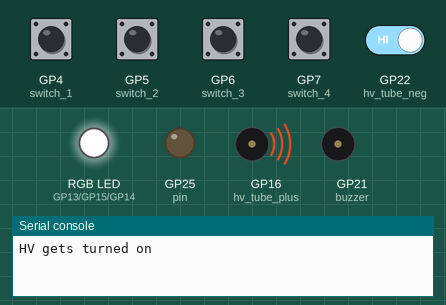
Simulated run of this program. Board: Raspberry Pi Pico running MicroPython. Parts: an RGB LED mixed from three pins (HIGH = lit), output pins drawn as LEDs (lit = HIGH), buzzer (waves = sounding, pin HIGH), the last lines printed to the serial console. Inputs (shaded band) come from the test bench; at power-on: GP4 (switch_1), GP5 (switch_2), GP6 (switch_3), GP7 (switch_4), GP22 (hv_tube_neg) HIGH.

Above: at 1.2 s.
1.3 s: GP4 (switch_1) pulled LOW for 0.15 s
At 2.3 s:
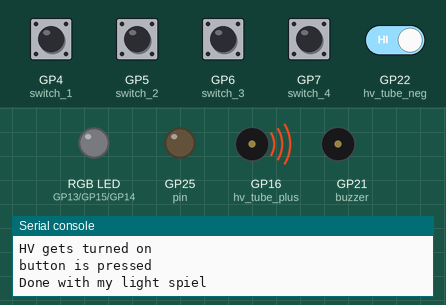
3.2 s: GP7 (switch_4) pulled LOW for 0.15 s
At 4.4 s:
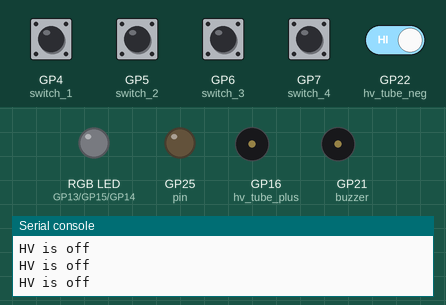
4.8 s: GP22 (hv_tube_neg) driven LOW
At 5.9 s:
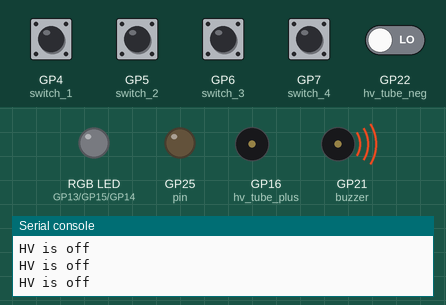
6.3 s: GP4 (switch_1) pulled LOW for 1 s
At 7.9 s:
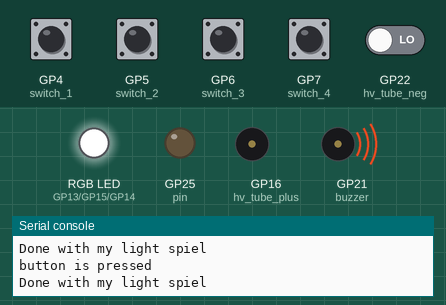
Timing chart, 0 to 9.4 s (numbered marks = the images above; inputs shaded):
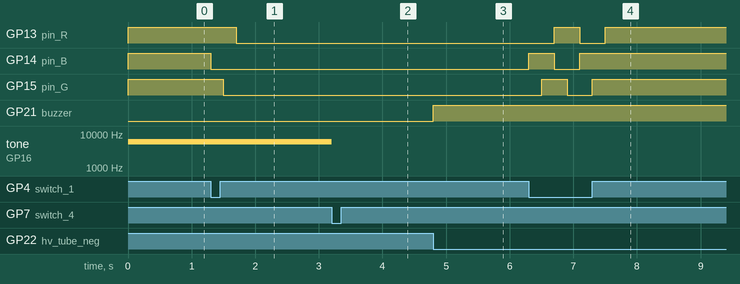

Measured:
- after the input at 1.3 s, GP13 (pin_R): HIGH → LOW after 0.40 s; GP14 (pin_B): HIGH → LOW at once; GP15 (pin_G): HIGH → LOW after 0.20 s
- after the input at 3.2 s, tone on GP16 (hv_tube_plus): 6000 Hz → silent at once
- after the input at 4.8 s, GP21 (buzzer): LOW → HIGH at once
- after the input at 6.3 s, GP13 (pin_R): LOW → HIGH after 0.40 s, → LOW 0.40 s later, → HIGH 0.40 s later; GP14 (pin_B): LOW → HIGH at once, → LOW 0.40 s later, → HIGH 0.40 s later; GP15 (pin_G): LOW → HIGH after 0.20 s, → LOW 0.40 s later, → HIGH 0.40 s later

The program:

Counter.py
```python
__author__ = "Saioul Ngoun and Axel Monney"
__copyright__ = "Copyright 2025, NS-ECMF Open Geiger Mueller project"
__license__ = "GPL"
__version__ = "1.0.0"
__status__ = "Production"


from machine import Pin,PWM,Timer
from utime import sleep
import micropython

micropython.alloc_emergency_exception_buf(100)
PERIOD_OF_COUNTER = 500

# Setup of counter values and arrays

total = 0

floating_avg_arr = [0,0,0,0,0,0,0,0,0,0]

# General setup of I/O pins in which direction which pins operate

pin = Pin("LED", Pin.OUT)
pin_R = Pin(13,Pin.OUT)
pin_G = Pin(15,Pin.OUT)
pin_B = Pin(14,Pin.OUT)

# Ensure initial state of RGB LED pins
pin_B.high()
pin_G.high()
pin_R.high()


switch_1 = Pin(4, Pin.IN, Pin.PULL_UP)
switch_2 = Pin(5, Pin.IN, Pin.PULL_UP)
switch_3 = Pin(6, Pin.IN, Pin.PULL_UP)
switch_4 = Pin(7, Pin.IN, Pin.PULL_UP)

buzzer = Pin(21,Pin.OUT)

hv_tube_plus = Pin(16, Pin.OUT) # PWM of switching HV transformer transistor
hv_tube_neg = Pin(22, Pin.IN) # Output that falls low if ionization is detected


# Setup of HV switching PSU timing
pwm_hv_plus=PWM(hv_tube_plus)   # Setup of PWM pin for the HV transformer to ensure the HV supply of the tube
pwm_hv_plus.freq(6000) # frequency of PWM signal
print("HV gets turned on")
pwm_hv_plus.duty_u16(55705) # Duty cycle of PWM signal


# Interrupt function for counting ionizations in tube
def handle_interrupt(Pin):
    global total
    total = total+1
    buzzer.toggle()

def handle_counter(Pin):
    global total
    global floating_avg_arr
    floating_avg_arr.pop(0)
    floating_avg_arr.append(total)
    total = 0

tim = Timer(-1,period=PERIOD_OF_COUNTER, mode=Timer.PERIODIC, callback=handle_counter)
tim.init(period=PERIOD_OF_COUNTER, mode=Timer.PERIODIC, callback=handle_counter)
# Interrupt handle setup for ionization
irq_ionization = hv_tube_neg.irq(trigger=Pin.IRQ_FALLING, handler=handle_interrupt)


def count():
    global floating_avg_arr
    total_counts = sum(floating_avg_arr)
    counts_per_second = total_counts/(len(floating_avg_arr)*PERIOD_OF_COUNTER/1000)
    return counts_per_second

    #pwm.deinit()

while True:
    try:
        if not switch_1.value():
            print("button is pressed")
            pin_B.toggle()
            sleep(0.2) # sleep 1sec
            pin_G.toggle()
            sleep(0.2)
            pin_R.toggle()
            print("Done with my light spiel")
        if not switch_2.value():
            print("Button 2")
            cps=count()
            print(total)
            print("Total CPS is:")
            print(cps)
            #pwm_buzz.duty_u16(30000)
        if not switch_3.value():
            #pwm_buzz.duty_u16(0)
            print("button 3")
        if not switch_4.value():
            pwm_hv_plus.duty_u16(0)
            print("HV is off")
    except KeyboardInterrupt:
        break
print("Finished.")
```
